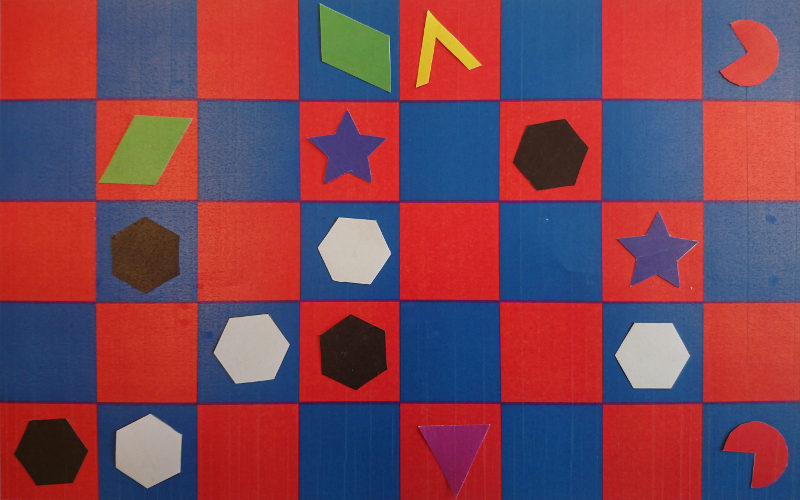
#> input picture images/easy01.png, 800 x 500 px
$ python test.py
#> lines starting #> are read from the running program, lines starting #| are printed output that depends on the picture; after the words box and inside, x2 and y2 are one past the last pixel; in counts of white or black regions, pixels touching at a corner belong together
import cv2
import numpy as np
from matplotlib import pyplot as plt

img = cv2.imread('images/easy01.png',0)
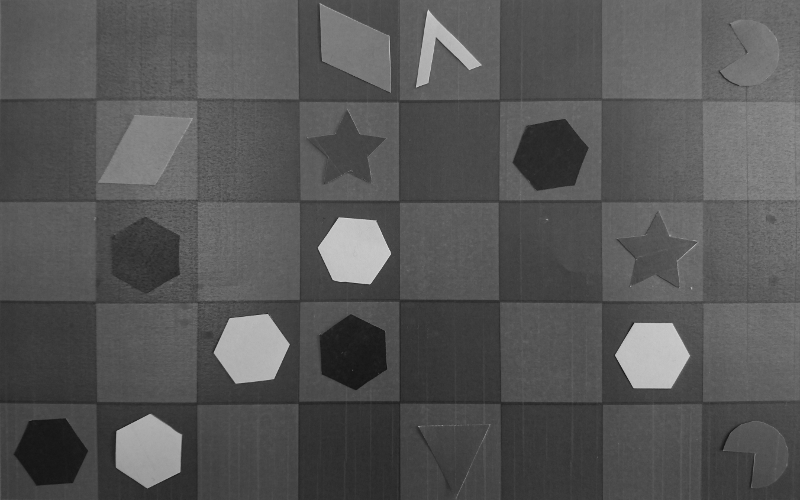
#> img: shape (500, 800); min 18, max 217, mean 86.2

# global thresholding
ret1,th1 = cv2.threshold(img,127,255,cv2.THRESH_BINARY)
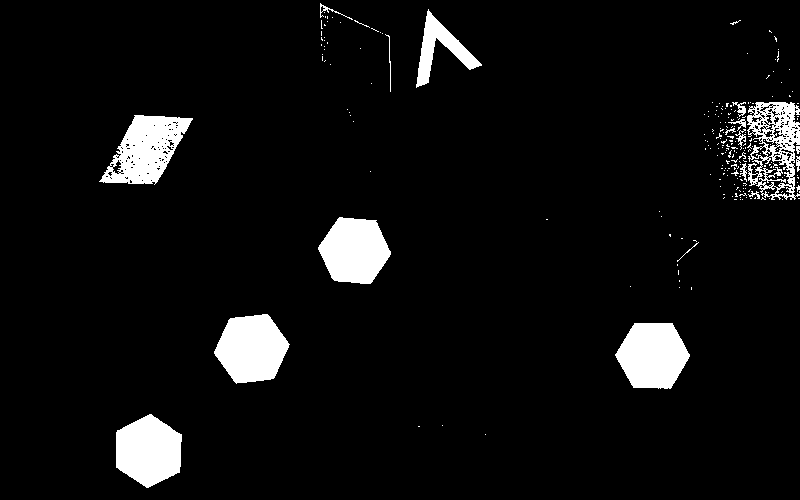
#> th1: shape (500, 800); 6% white; 226 white regions (207 under 20 px), largest, box (x1, y1, x2, y2) and area: (214, 314, 290, 384) 3789, (615, 323, 690, 389) 3698, (99, 115, 193, 185) 3639

# Otsu's thresholding
ret2,th2 = cv2.threshold(img,0,255,cv2.THRESH_BINARY+cv2.THRESH_OTSU)
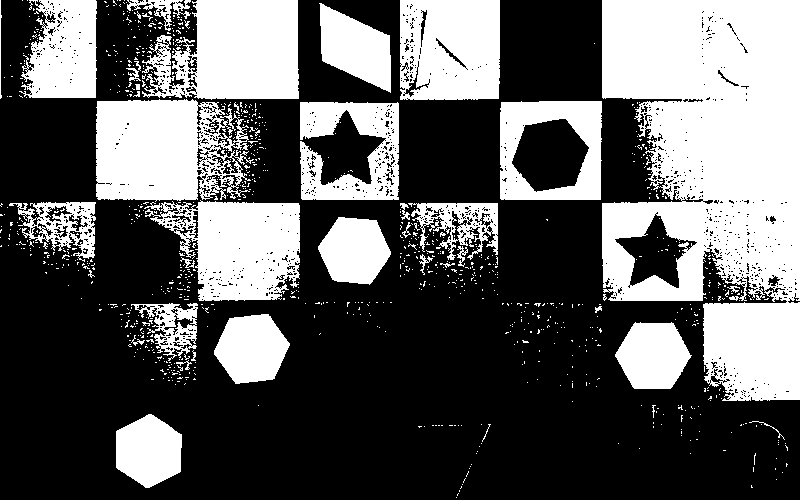
#> th2: shape (500, 800); 37.2% white; 973 white regions (933 under 20 px), largest, box (x1, y1, x2, y2) and area: (602, 0, 800, 401) 57758, (96, 99, 254, 202) 12368, (142, 0, 299, 100) 11790
#> ret2 = 91

# Otsu's thresholding after Gaussian filtering
blur = cv2.GaussianBlur(img,(5,5),0)
ret3,th3 = cv2.threshold(blur,0,255,cv2.THRESH_BINARY+cv2.THRESH_OTSU)
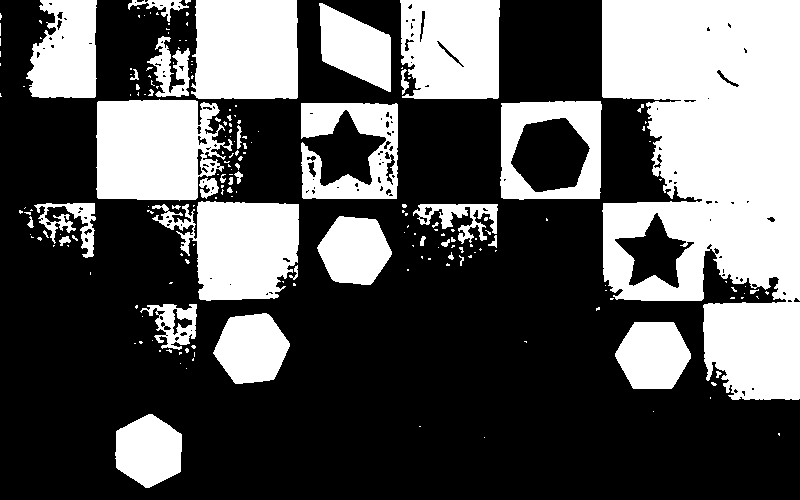
#> th3: shape (500, 800); 35.3% white; 198 white regions (158 under 20 px), largest, box (x1, y1, x2, y2) and area: (602, 0, 800, 400) 57342, (96, 99, 233, 201) 11066, (191, 0, 298, 99) 10068
#> ret3 = 92

# plot all the images and their histograms
images = [img, 0, th1,
   img, 0, th2,
   blur, 0, th3]
titles = ['Original Noisy Image','Histogram','Global Thresholding (v=127)',
   'Original Noisy Image','Histogram',"Otsu's Thresholding",
   'Gaussian filtered Image','Histogram',"Otsu's Thresholding"]

for i in range(3):
    plt.subplot(3,3,i*3+1),plt.imshow(images[i*3],'gray')
    plt.title(titles[i*3]), plt.xticks([]), plt.yticks([])
    plt.subplot(3,3,i*3+2),plt.hist(images[i*3].ravel(),256)
    plt.title(titles[i*3+1]), plt.xticks([]), plt.yticks([])
    plt.subplot(3,3,i*3+3),plt.imshow(images[i*3+2],'gray')
    plt.title(titles[i*3+2]), plt.xticks([]), plt.yticks([])
plt.show()
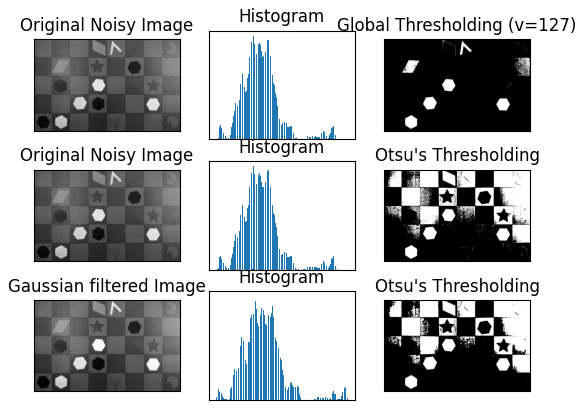
#> figure drawn by matplotlib, 9 panels

$ run again, with images/difficult02.png copied over images/easy01.png
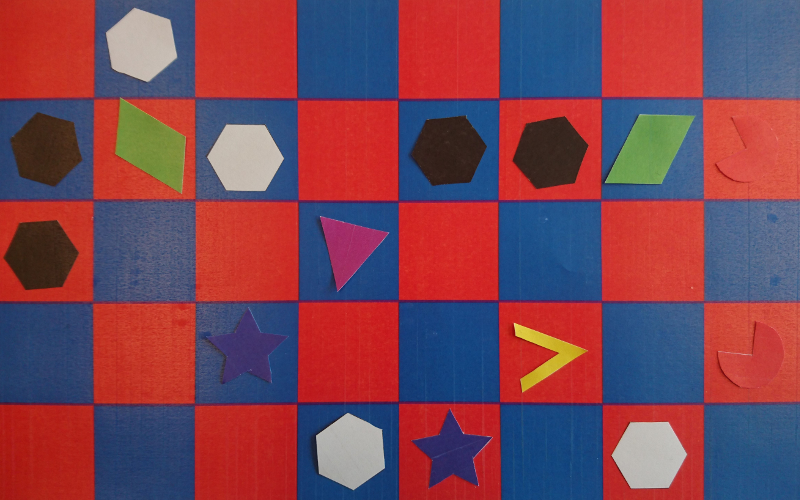
#> input picture images/difficult02.png, 800 x 500 px
#> `ret1,th1 = cv2.threshold(img,127,255,cv2.THRESH_BINARY)`:
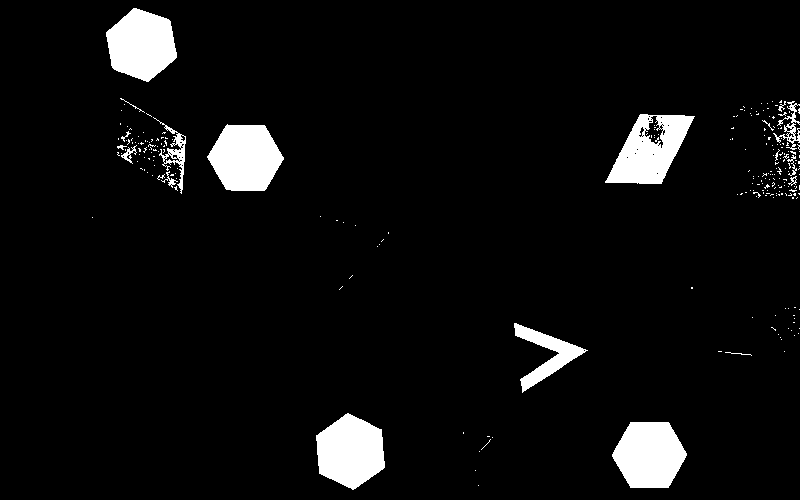
#> th1: shape (500, 800); 5.6% white; 245 white regions (227 under 20 px), largest, box (x1, y1, x2, y2) and area: (316, 413, 385, 490) 3824, (207, 124, 284, 191) 3812, (612, 422, 687, 488) 3766
#> th2: shape (500, 800); 8.1% white; 273 white regions (252 under 20 px), largest, box (x1, y1, x2, y2) and area: (704, 100, 800, 199) 5960, (605, 114, 695, 184) 3908, (115, 98, 186, 194) 3899
#> ret2 = 117
#> `ret3,th3 = cv2.threshold(blur,0,255,cv2.THRESH_BINARY+cv2.THRESH_OTSU)`:
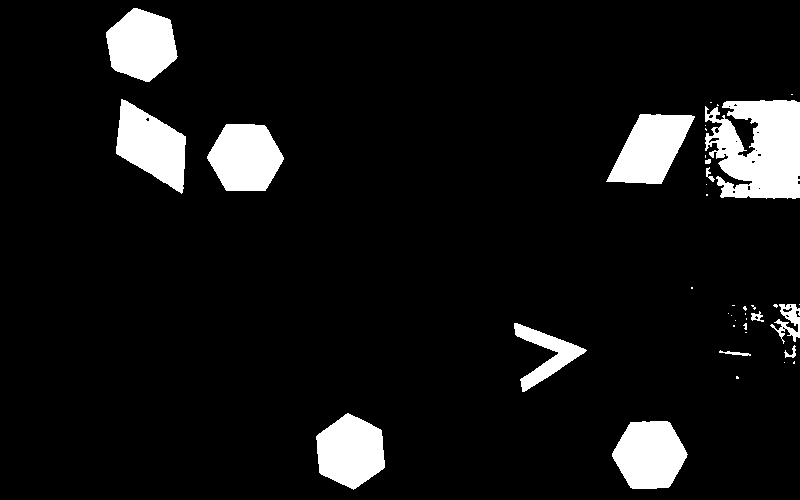
#> th3: shape (500, 800); 8.2% white; 39 white regions (25 under 20 px), largest, box (x1, y1, x2, y2) and area: (705, 100, 800, 199) 7222, (207, 124, 284, 191) 3903, (116, 99, 186, 194) 3902
#> ret3 = 116
